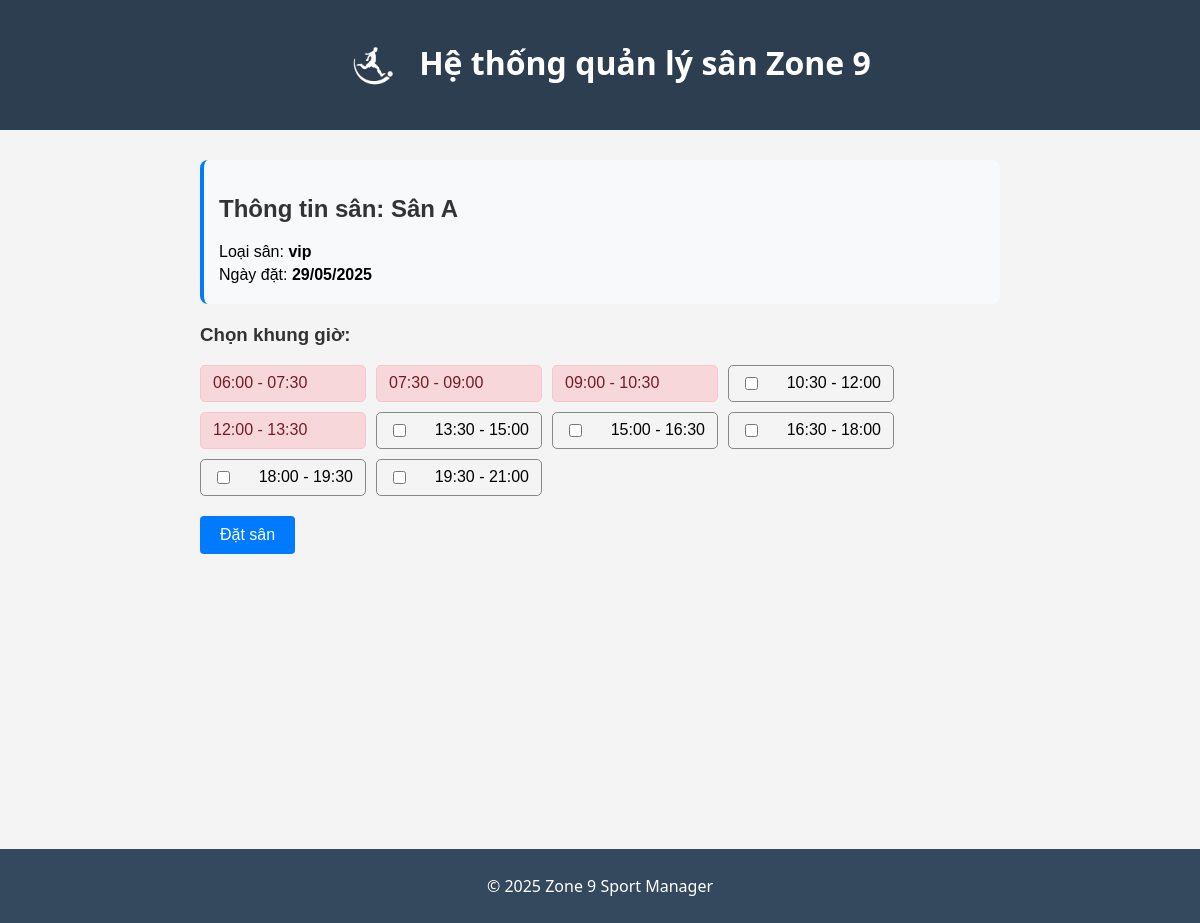
Page /pages/field_detail.php?id=1 on the committed database.
### tables this page shows
CREATE TABLE `fields` (
  `id` int(11) NOT NULL,
  `name` varchar(50) NOT NULL,
  `type` enum('vip','thường') NOT NULL DEFAULT 'thường',
  `open_time` time NOT NULL DEFAULT '06:00:00',
  `close_time` time NOT NULL DEFAULT '22:00:00'
);

CREATE TABLE `bookings` (
  `id` int(11) NOT NULL,
  `field_id` int(11) NOT NULL,
  `customer_name` varchar(100) DEFAULT NULL,
  `customer_phone` varchar(20) NOT NULL,
  `date` date NOT NULL,
  `start_time` time NOT NULL,
  `end_time` time NOT NULL,
  `created_at` timestamp NOT NULL DEFAULT current_timestamp()
);

### pages/field_detail.php (the view, shortened to what this page needs)
<?php
require_once '../includes/db.php';
include '../includes/header.php';
$field_id = isset($_GET['id']) ? (int)$_GET['id'] : 0;
$stmt = $conn->prepare("SELECT * FROM fields WHERE id = ?");
$stmt->bind_param("i", $field_id);
$stmt->execute();
$result = $stmt->get_result();
$field = $result->fetch_assoc();
$booked_slots = [];
$today = date('Y-m-d');
$booked_stmt = $conn->prepare("SELECT start_time, end_time, customer_name, customer_phone FROM bookings WHERE field_id = ? AND date = ?");
$booked_stmt->bind_param("is", $field_id, $today);
$booked_stmt->execute();
$result = $booked_stmt->get_result();
while ($row = $result->fetch_assoc()) {
    $slot = date("H:i", strtotime($row['start_time'])) . " - " . date("H:i", strtotime($row['end_time']));
    $booked_slots[$slot] = [
        'customer_name' => $row['customer_name'],
        'customer_phone' => $row['customer_phone'],
    ];
}
function generate_time_slots($start = '06:00', $end = '22:00') {
    $slots = [];
    $start_time = strtotime($start);
    $end_time = strtotime($end);
    while ($start_time + 90 * 60 <= $end_time) {
        $slot_start = date("H:i", $start_time);
        $slot_end = date("H:i", $start_time + 90 * 60);
        $slots[] = "$slot_start - $slot_end";
        $start_time += 90 * 60;
    }
    return $slots;
}
$time_slots = generate_time_slots();
echo '<link rel="stylesheet" href="../css/style.css">';
?>
<div class="container">
    <div class="field-info">
        <h2>Thông tin sân: <?= htmlspecialchars($field['name']) ?></h2>
        <p>Loại sân: <strong><?= htmlspecialchars($field['type']) ?></strong></p>
        <p>Ngày đặt: <strong><?= date('d/m/Y', strtotime($today)) ?></strong></p>
    </div>
    <form id="booking-form">
        <h3>Chọn khung giờ:</h3>
        <div class="time-slots">
            <?php foreach ($time_slots as $slot): ?>
                <?php if (isset($booked_slots[$slot])): ?>
                    <label class="booked tooltip" data-slot="<?= htmlspecialchars($slot) ?>">
                        <span><?= htmlspecialchars($slot) ?></span>
                    </label>
                <?php else: ?>
                    <label>
                        <input type="checkbox" name="slots[]" value="<?= htmlspecialchars($slot) ?>">
                        <?= htmlspecialchars($slot) ?>
                    </label>
                <?php endif; ?>
            <?php endforeach; ?>
        </div>
        <button type="submit" class="btn">Đặt sân</button>
    </form>
</div>
<?php include '../includes/footer.php'; ?>

### css/style.css (style rules this page uses)
body { font-family: 'Segoe UI', sans-serif; margin: 0; background: #f4f4f4; }
.container { max-width: 800px; margin: 30px auto; font-family: Arial, sans-serif; }
h2, h3 { color: #333; }
.time-slots { display: flex; flex-wrap: wrap; gap: 10px; margin-bottom: 20px; }
.time-slots label { border: 1px solid #888; padding: 8px 12px; border-radius: 5px; cursor: pointer; user-select: none; transition: background-color 0.3s; min-width: 140px; display: flex; justify-content: space-between; align-items: center; }
.time-slots label.booked { background-color: #f8d7da; border-color: #f5c6cb; cursor: pointer; color: #721c24; position: relative; }
.time-slots input[type=checkbox] { margin-right: 8px; }
.tooltip { position: relative; display: inline-block; cursor: pointer; color: #721c24; }
.btn { padding: 10px 20px; background-color: #007bff; border: none; border-radius: 4px; color: white; cursor: pointer; font-size: 16px; transition: background-color 0.2s; }
.field-info { background-color: #f8f9fa; padding: 15px; border-radius: 8px; margin-bottom: 20px; border-left: 4px solid #007bff; }
.field-info p { margin: 5px 0; }
#booking-form { height: 485px; }

### rows in the picture
fields: name "Sân A", type "vip"
bookings: slot "09:00 - 10:30"
bookings: slot "12:00 - 13:30"

### other values in the picture
date('d/m/Y', strtotime($today)) "29/05/2025"
$slot "06:00 - 07:30"
$slot "07:30 - 09:00"
$slot "10:30 - 12:00"
$slot "13:30 - 15:00"
$slot "15:00 - 16:30"
$slot "16:30 - 18:00"
$slot "18:00 - 19:30"
$slot "19:30 - 21:00"
